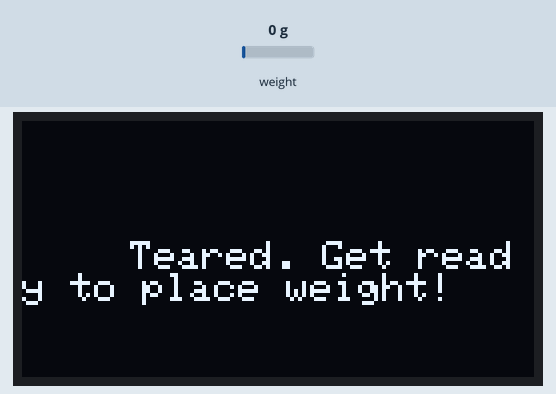
Recording of a sketch running on a simulated Arduino Uno, built with avr-gcc and run on an emulated ATmega328P. Parts: 128×64 one-colour display. Wiring (inferred from the names in the program): I2C bus: SDA pin 4; SCL pin 5; SSD1306 OLED at I2C address 0x3C. The inputs (shaded band) are chosen by the test bench; at power-on: weight on the scale 0 g. What the sketch prints to the serial monitor is not drawn.

Above: at 8.4 s.
At 10.7 s:
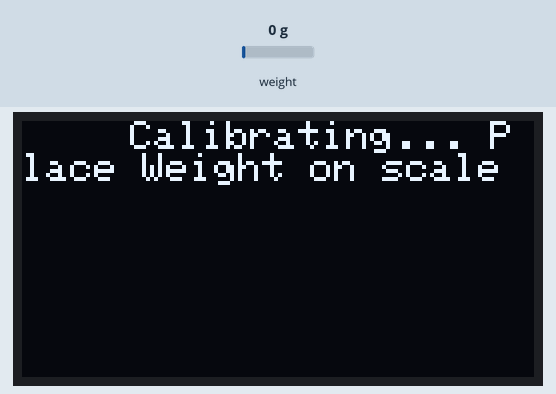
10.8 s: weight on the scale set to 3750 g
13.8 s: weight on the scale set to 100 g
At 15.37 s:
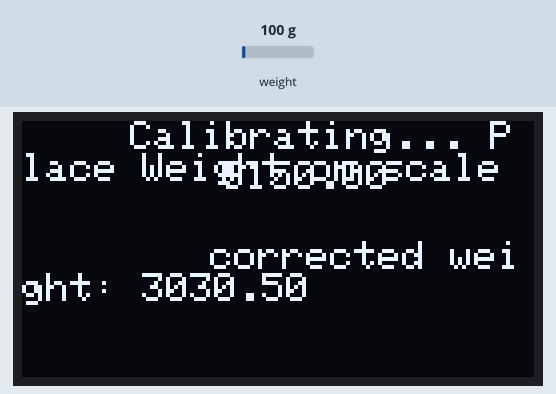
Timing chart, 0 to 16.9 s (numbered marks = the images above; inputs shaded):
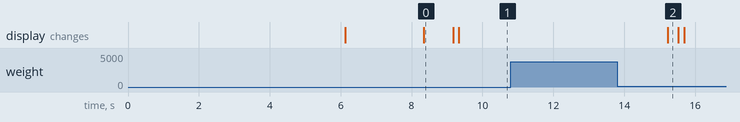

Measured:
- after the input at 10.8 s, every drawn part: stays the same
- what the display in image 0 shows lasts 0.9 s, from 8.3 s to 9.2 s

The sketch:

barbot.ino
```cpp
#include <PortExpander_I2C-swire.h>
#include <Adafruit_SSD1306-swire.h>
#include <Adafruit_GFX.h>
#include "HX711.h"

HX711 scale;
// OLED display TWI address
#define OLED_ADDR   0x3C

Adafruit_SSD1306 display(-1);

#if (SSD1306_LCDHEIGHT != 64)
#error("Height incorrect, please fix Adafruit_SSD1306.h!");
#endif


//PortExpander_I2C pe(0x20,6,7);

//int val1;
int encoder0PinA = 1;
int encoder0PinB = 2;
int encoder0Pos = 0;
int encoder0PinALast = LOW;
int n = LOW;

// stepper motor
int motorPin1 = 4;    // Blue   - 28BYJ48 pin 1
int motorPin2 = 5;    // Pink   - 28BYJ48 pin 2
int motorPin3 = 6;    // Yellow - 28BYJ48 pin 3
int motorPin4 = 7;    // Orange - 28BYJ48 pin 4
                        // Red    - 28BYJ48 pin 5 (VCC)

int motorSpeed = 710;  //variable to set stepper speed
                  // 700 and 710 start on their own anymore and you need ramping
                  //1500 was pretty good

int count = 0;          // count of steps made
int countsperrev = 200; // number of steps per full revolution
int lookup[8] = {B01000, B01100, B00100, B00110, B00010, B00011, B00001, B01001};


void setup() {
  Serial.begin(9600);
    Serial.println("HX711 Demo");

  Serial.println("Initializing the scale");
  scale.begin(A1, A0);


  Serial.print("Raw ave(20): \t\t");
  Serial.println(scale.read_average(20));   // print the average of 20 readings from the ADC

  // Scale factor:
  // 1Kg cell: 2020 for reading in gms
  // 50kg cells: 19150 for reading in kg
  scale.set_scale(2020.f);                      // this value is obtained by calibrating the scale with known weights; see the README for details
  scale.tare();               // reset the scale to 0

  Serial.println("\nAfter setting up the scale:");

  Serial.print("Raw: \t\t\t");
  Serial.println(scale.read());                 // print a raw reading from the ADC

  Serial.print("Raw ave(20): \t\t");
  Serial.println(scale.read_average(20));       // print the average of 20 readings from the ADC

  Serial.print("Raw ave(5) - tare: \t");
  Serial.println(scale.get_value(5));   // print the average of 5 readings from the ADC minus the tare weight, set with tare()

  Serial.print("Calibrated ave(5): \t");
  Serial.println(scale.get_units(5), 1);        // print the average of 5 readings from the ADC minus tare weight, divided
            // by the SCALE parameter set with set_scale

  Serial.println("\nReadings:");

///  pe.init();


 // for( int i = 0; i < 8; i++ ){
 //   pe.pinMode(i,INPUT);
 // }
 // pe.pinMode(0,OUTPUT);

//    pe.pinMode (encoder0PinA, INPUT);
//    pe.pinMode (encoder0PinB, INPUT);
//    //pinMode (9, INPUT);
//       // digitalWrite (9, HIGH);
//               //    pe.pinMode (4, INPUT);
//              //     pe.pinMode (4, INPUT);
//    pe.digitalWrite(0, LOW);
//    pe.digitalWrite(3, HIGH);
//
   // pe.pinMode (4, INPUT);
   // pe.pinMode (5, OUTPUT);
   // pe.pinMode (6, OUTPUT);

    //pe.digitalWrite(5, LOW);
   // pe.digitalWrite(6, HIGH);


//if pe

  display.begin(SSD1306_SWITCHCAPVCC, OLED_ADDR,1,4,5);


}
  int i=0;

   float val2;
   bool bcalibrate=0;
   float tear;
   float correction=100; // set to check if its been changed and to trigger the calibrated6
  // float calammount;

  // float readLoadCell(){};
  // float calibrated(){};

void loop() {


  if ( i == 0 ){ // update display initial logo
      tear = readLoadCell();
    display.clearDisplay();
   // display.display();
    display.setTextSize(1);
    display.setTextColor(WHITE);
    display.setCursor(27,30); //x y
    display.print("Teared. Get ready to place weight!");
    display.display();

           delay(545);
    i=2;
   }


    display.clearDisplay();
    //display.display();


//add tear function.
    display.setCursor(10,10); //x y
    display.print("teared");
  //  display.display();


  if (bcalibrate==0){
    correction = calibrated();
    display.setCursor(50,10); //x y
    display.print(correction);
    //delay(55);
  }else{
    display.setCursor(50,10); //x y
    display.print(correction);
   // delay(55);
       }

   // display.clearDisplay();
  //  display.display();
    display.setTextSize(1);
    display.setTextColor(WHITE);
    display.setCursor(47,30); //x y
       display.print("corrected weight: ");
    //   display.print("\n");
    val2 = readLoadCell();

    if ((val2-correction)<=-1){  // get the scale back to 0 without weight.
  //  display.print(val2-correction);
      //display.print(correction+val2);
      display.print(val2-tear);
    }else{
      display.print(val2-correction);

      }

    display.display();
  //  delay(145);


//if (digitalRead(9) == HIGH) {
//                  Serial.print ("TESTING PROBE \n");
//        Serial.print (digitalRead(9));
//}

   //if(count < countsperrev )
 //   clockwise();
 // else if (count == countsperrev * 2)
 //   count = 0;
 // else
 //   anticlockwise();
//  count++;
 // motorSpeed--;

   //   n = pe.digitalRead(encoder0PinA);

//  if ((encoder0PinALast == HIGH) && (n == LOW)) {
//    //if (pe.digitalRead(encoder0PinB) == HIGH) {
//      encoder0Pos--;
//        Serial.print ("--");
//      //  Serial.print (pe.digitalRead(encoder0PinB));
//        Serial.print ("\n");
//    } else {
//      encoder0Pos++;
//       // Serial.print (pe.digitalRead(encoder0PinB      ));
//            Serial.print ("++");
//    Serial.print ("\n");
//    }
//      Serial.print (encoder0Pos);
//       Serial.print ("/");

   //     if (pe.digitalRead(4) == HIGH) {
   //       Serial.print ("optical endstop triggered");
   //     }

 //   delay(5);

///    encoder0PinALast = n;


}

float calibrated(){ //return correction value for weight per gram
//correction factor 100grams reads 112
  //calibrate with 100 gram weight
  //if (bcalibrate == 0){
       float weight=100;
    //tear = readLoadCell(); //no need to reread

        display.clearDisplay();
    display.display();
    display.setTextSize(1);
    display.setTextColor(WHITE);
    display.setCursor(27,0); //x y
           // display.setCursor(25,30); //x y
       display.print("Calibrating... Place Weight on scale");
    display.display();
      delay(1455);


      val2 = readLoadCell();
     // calibration weight ammount;

    if (val2 >= weight){
       correction= val2 - weight;
       if (correction <=50 ){
           bcalibrate=1;
        return (correction);
       }
      }else if(val2 <= weight){
       correction= weight - val2 ;
             if (correction <=50 ){
           bcalibrate=1;
        return (correction);
             }
      }
//  }
}

float readLoadCell(){


  int T;
  double val;
  double sum;
  double sumsq;
  double mean;
  float stddev;

  int nt = 20;
  int t = millis();
  int it = sum = sumsq = 0;
  while (it<nt) {
    val = ((scale.read() - scale.get_offset()) / scale.get_scale()  );
    sum += val ;
    sumsq += val * val;
    it++;
  }
  t = millis() - t;
  mean = sum / nt;
  stddev = sqrt(sumsq / nt - mean * mean);
  Serial.print("Mean, Std Dev of "); Serial.print(i); Serial.print(" readings:\t");
  Serial.print(sum / nt, 3); Serial.print("\t"); Serial.print(stddev, 3);
  // Note: 2 sigma is 95% confidence, 3 sigma is 99.7%
  Serial.print("\nTime taken:\t"); Serial.print(float(t)/1000, 3); Serial.println("Secs\n");


return (sum / nt * 2 * 1.10);
}

//
//// stepper functions
//void anticlockwise()
//{
//  for(int i = 0; i < 8; i++)
//  {
//    setOutput(i);
//    delayMicroseconds(motorSpeed);
//  }
//}
//
//void clockwise()
//{
//  for(int i = 7; i >= 0; i--)
//  {
//    setOutput(i);
//    delayMicroseconds(motorSpeed);
//  }
//}

//void setOutput(int out)
//{
//  pe.digitalWrite(motorPin1, bitRead(lookup[out], 0));
//  pe.digitalWrite(motorPin2, bitRead(lookup[out], 1));
//  pe.digitalWrite(motorPin3, bitRead(lookup[out], 2));
//  pe.digitalWrite(motorPin4, bitRead(lookup[out], 3));
//}
```
